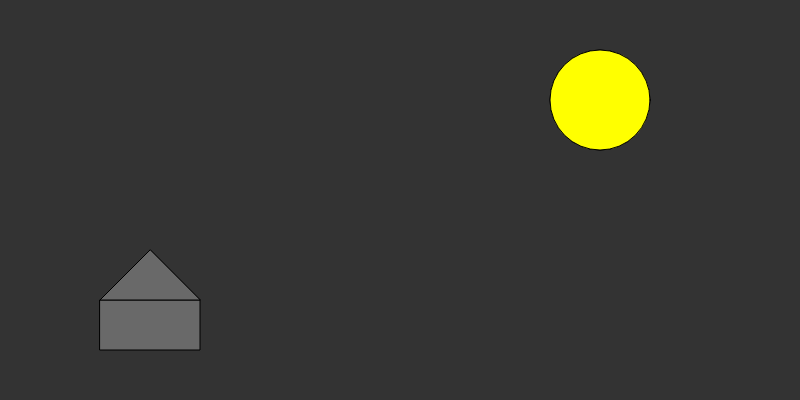
Frame 1 (no input)
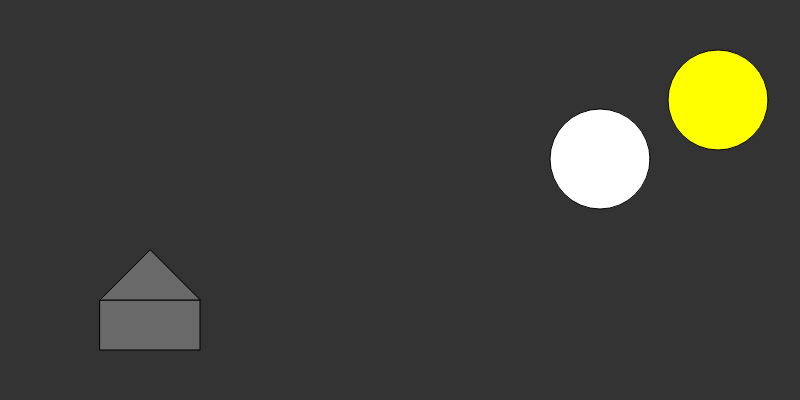
Frame 60 (no input)
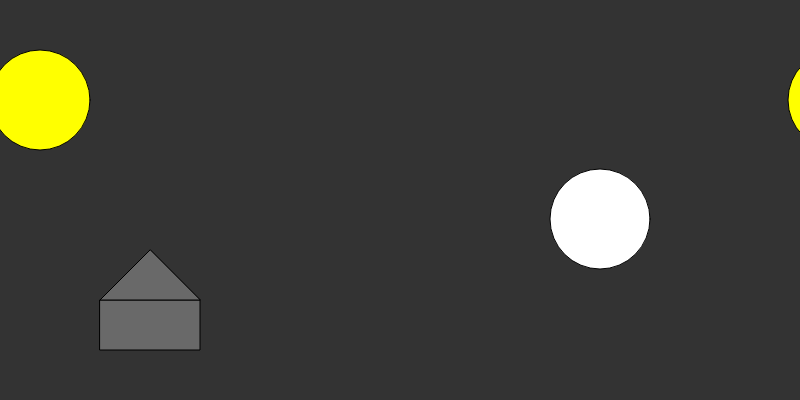
Frame 120 (the mouse pressed at the canvas centre since frame 60)

The p5.js sketch that drew these frames (run headless with seeded random() and noise() and a simulated clock; from frame 60 on, the mouse is pressed at the canvas centre):

// p5.js sketch
// ── sketch.js
var circle1 = {
  y: 100,
  x : 600,
  diameter : 100,
  speed : 1
};
var circle2 = {
  x : 600,
  y : 100,
  diameter : 100,
  speed : 2
};
var canvasHeight = 400, canvasWidth = 800;

// DRAW MOON
function drawMoon(){
  fill(255,255,255);
  circle(circle1.x,circle1.y,circle1.diameter);
  circle1.y += circle1.speed;
  if(circle1.y > canvasHeight-100 && circle1.y < canvasHeight+99){
    circle(circle1.x,circle1.y-canvasHeight,circle1.diameter);
  }
  else if (circle1.y >= 499) {
    circle1.y = circle1.y-canvasHeight+circle1.speed;
  }
}
function drawSun(){
  console.log(circle2.x);
  fill('yellow');
  circle(circle2.x,circle2.y,circle2.diameter);
  circle2.x += circle2.speed;
  if(circle2.x > canvasWidth-100 && circle2.x < canvasWidth+99){
    circle(circle2.x-canvasWidth,circle2.y,circle2.diameter);
  }
  else if (circle2.x >= canvasWidth+circle2.diameter) {
    circle2.x = circle2.x-canvasWidth+circle2.speed;
  }
}

function setup() {
  // put setup code here
  createCanvas(canvasWidth, canvasHeight);
}

function draw() {
  // put drawing code here
  background(51);

  // MOON
  drawMoon();

  // SUN
  drawSun();

  // HOUSE RECTANGLE
  fill(105);
  rect(100,300,100,50);
  triangle(150,250,100,300,200,300)


}
